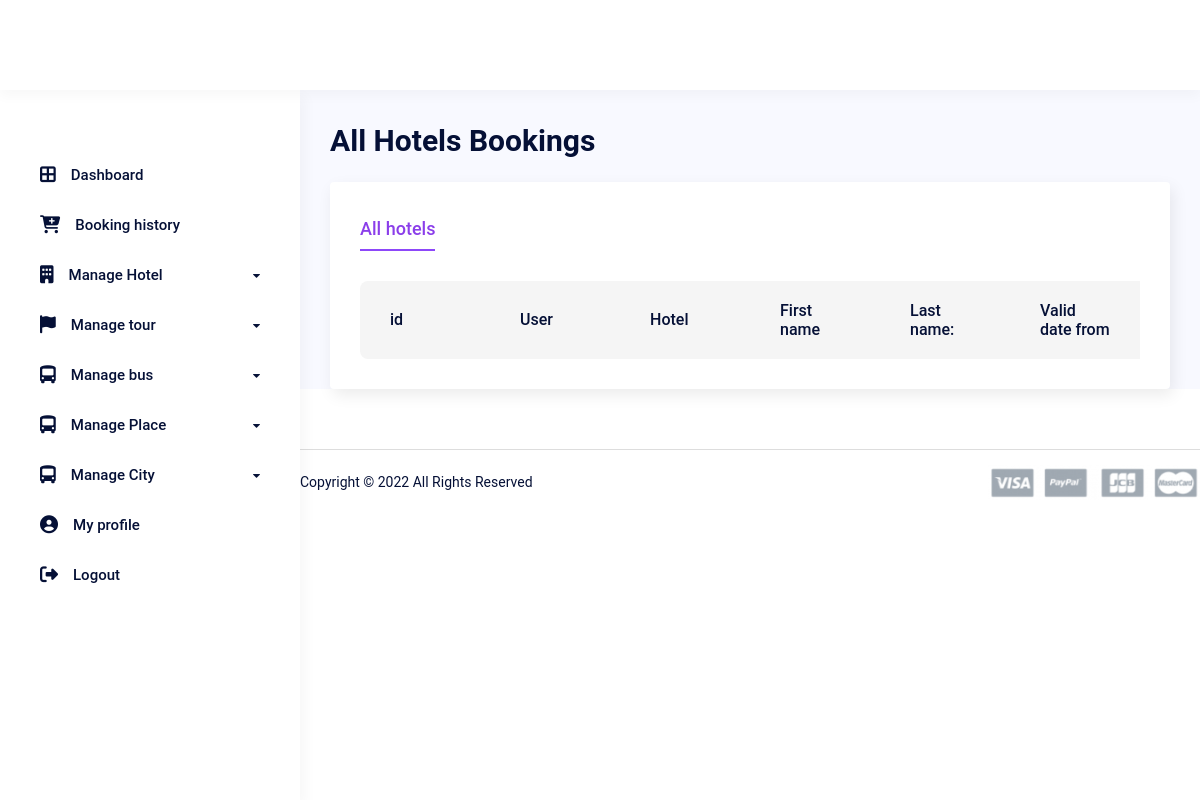
/hotel/hotel_booking_list/ (signed in), run on an earlier commit of the app's database.
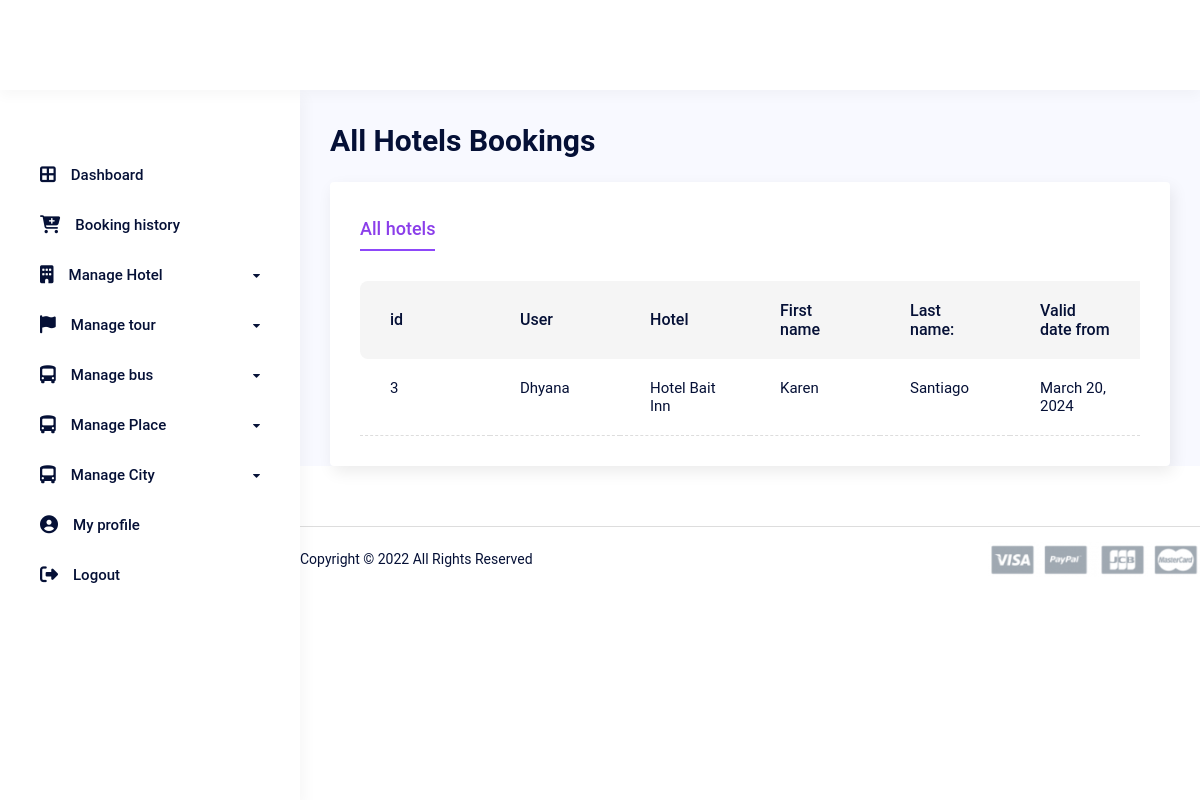
And on a later commit of the database.
### hotel/models.py (models this page shows, shortened)
class HotelBooking(BaseModel):
    user = models.ForeignKey(User, on_delete=models.CASCADE)
    hotel = models.ForeignKey(Hotel, on_delete=models.CASCADE)
    first_name = models.CharField(max_length=100)
    last_name = models.CharField(max_length=100)
    valid_date_from = models.DateField(default=None)
    valid_date_till = models.DateField(default = None)
    no_room_booking = models.IntegerField()
    total_price = models.IntegerField()
    class Meta:
        ordering = ('created_at',)

class Hotel(BaseModel):
    hotelname = models.CharField(max_length=50)
    address = models.CharField(max_length=100)
    map_link = models.URLField(max_length=500)
    total_room = models.IntegerField()
    price = models.IntegerField()
    rating =models.IntegerField(null=True, default=0)
    facility = models.CharField(max_length=100)
    overview = models.TextField(max_length=1000, null=True)
    city = models.ForeignKey(City, on_delete=models.CASCADE)
    place = models.ForeignKey(Place, on_delete=models.CASCADE)
    hotel_image = models.ImageField(upload_to='image/hotel/')
    room_image = models.ImageField(upload_to='image/hotel/')
    image_3 = models.ImageField(upload_to='image/hotel/')
    image_4 = models.ImageField(upload_to='image/hotel/')
    image_5 = models.ImageField(upload_to='image/hotel/')
    def __str__(self) -> str:
        return str(self.hotelname)
    class Meta:
        ordering = ('created_at',)

### hotel/views.py (the view)
# urls.py: path('hotel_booking_list/', HotelView.HotleBookingListView.as_view(), name="hotel_booking_list"),
    class HotleBookingListView(SuperUserView, ListView):
        model = HotelBooking
        context_object_name = 'hotel_booking'
        template_name = 'hotel_booking_list.html'

### app/views.py (called while the page is built)
    def test_func(self):
        return self.request.user.is_superuser

    def dispatch(self, request, *args, **kwargs):
        if not self.test_func():
            return redirect(self.login_url)
        return super().dispatch(request, *args, **kwargs)

### templates/hotel_booking_list.html (shortened to what this page needs)
{% extends "base.html" %}
{%  block dashboard %}
<div class="dashboard__main">
  <div class="dashboard__content">
    <div class="row y-gap-20 justify-between items-end pb-20 lg:pb-40 md:pb-32">
      <div class="col-auto">
        <h1 class="text-30 lh-14 fw-600">All Hotels Bookings</h1>
      </div>
      <div class="col-auto">
      </div>
    </div>
    <div class="py-30 px-30 rounded-4 bg-white custom_shadow">
      <div class="tabs -underline-2 js-tabs">
        <div class="tabs__controls row x-gap-40 y-gap-10 lg:x-gap-20 js-tabs-controls">
          <div class="col-auto">
            <button class="tabs__button text-18 lg:text-16 text-light-1 fw-500 pb-5 lg:pb-0 js-tabs-button is-tab-el-active" data-tab-target=".-tab-item-1">All hotels</button>
          </div>
        </div>
        <div class="tabs__content pt-30 js-tabs-content">
            <div class="overflow-scroll scroll-bar-1">
              <table class="table-4 -border-bottom col-12">
                <thead class="bg-light-2">
                  <tr>
                    <th>id</th>
                    <th>User</th>
                    <th>Hotel</th>
                    <th>First name</th>
                    <th>Last name:</th>
                    <th>Valid date from</th>
                  </tr>
                </thead>
                <tbody>
                  {% for hotels in hotel_booking %}
                  <tr>
                    <td>{{hotels.id}}</td>
                    <td>{{hotels.user}}</td>
                    <td>{{hotels.hotel}}</td>
                    <td>{{hotels.first_name}}</td>
                    <td>{{hotels.last_name}}</td>
                    <td>{{hotels.valid_date_from}}</td>
                  </tr>
                  {% endfor %}
                </tbody>
              </table>
            </div>
          </div>
        </div>
      </div>
    </div>
    {% include "db_footer.html" %}
  </div>
</div>
{% endblock %}

### templates/base.html (shortened to what this page needs)
{% load static %}
<!DOCTYPE html>
<html lang="en">
<head>
    <link rel="stylesheet" href="{% static '../../../../../cdnjs.cloudflare.com/ajax/libs/font-awesome/6.3.0/css/all.min.css' %}"
 />
    <link rel="stylesheet" href="{% static 'css/vendors.css' %}">
    <link rel="stylesheet" href="{% static 'css/main.css' %}">
</head>
<body data-barba="wrapper">
  <header data-add-bg="" class="header -dashboard bg-white js-header" data-x="header" data-x-toggle="is-menu-opened">
  </header>
  <div class="dashboard" data-x="dashboard" data-x-toggle="-is-sidebar-open">
    <div class="dashboard__sidebar bg-white scroll-bar-1">
      <div class="sidebar -dashboard">
        <div class="sidebar__item">
          <div class="sidebar__button">
            <a href="{% url 'dashboard' %}" class="d-flex items-center text-15 lh-1 fw-500">
              <i class="fas fa-border-all mr-15"></i>
              Dashboard
            </a>
          </div>
        </div>
        <div class="sidebar__item">
          <div class="sidebar__button">
            <a href="db-booking.html" class="d-flex items-center text-15 lh-1 fw-500">
              <i class="fas fa-cart-plus mr-15"></i>
              Booking history
            </a>
          </div>
        </div>
        <div class="sidebar__item ">
          <div class="accordion -db-sidebar js-accordion">
              <div class="accordion__item">
              <div class="accordion__button">
                  <div class="sidebar__button col-12 d-flex items-center justify-between">
                  <div class="d-flex items-center text-15 lh-1 fw-500">
                      <i class="fas fa-building mr-15"></i>
                      Manage Hotel
                  </div>
                  <div class="icon-chevron-sm-down text-7"></div>
                  </div>
              </div>
              </div>
          </div>
        </div>
        <div class="sidebar__item ">
          <div class="accordion -db-sidebar js-accordion">
            <div class="accordion__item">
              <div class="accordion__button">
                <div class="sidebar__button col-12 d-flex items-center justify-between">
                  <div class="d-flex items-center text-15 lh-1 fw-500">
                    <i class="fas fa-flag  mr-15"></i>
                    Manage tour
                  </div>
                  <div class="icon-chevron-sm-down text-7"></div>
                </div>
              </div>
            </div>
          </div>
        </div>
        <div class="sidebar__item ">
          <div class="accordion -db-sidebar js-accordion">
            <div class="accordion__item">
              <div class="accordion__button">
                <div class="sidebar__button col-12 d-flex items-center justify-between">
                  <div class="d-flex items-center text-15 lh-1 fw-500">
                    <i class="fas fa-bus-alt mr-15"></i>
                    Manage bus
                  </div>
                  <div class="icon-chevron-sm-down text-7"></div>
                </div>
              </div>
            </div>
          </div>
        </div>
        <div class="sidebar__item ">
          <div class="accordion -db-sidebar js-accordion">
            <div class="accordion__item">
              <div class="accordion__button">
                <div class="sidebar__button col-12 d-flex items-center justify-between">
                  <div class="d-flex items-center text-15 lh-1 fw-500">
                    <i class="fas fa-bus-alt mr-15"></i>
                    Manage Place
                  </div>
                  <div class="icon-chevron-sm-down text-7"></div>
                </div>
              </div>
            </div>
          </div>
        </div>
        <div class="sidebar__item ">
          <div class="accordion -db-sidebar js-accordion">
            <div class="accordion__item">
              <div class="accordion__button">
                <div class="sidebar__button col-12 d-flex items-center justify-between">
                  <div class="d-flex items-center text-15 lh-1 fw-500">
                    <i class="fas fa-bus-alt mr-15"></i>
                    Manage City
                  </div>
                  <div class="icon-chevron-sm-down text-7"></div>
                </div>
              </div>
            </div>
          </div>
        </div>
        <div class="sidebar__item">
          <div class="sidebar__button">
            <a href="{% url 'profile' %}" class="d-flex items-center text-15 lh-1 fw-500">
              <i class="fas fa-user-circle  mr-15"></i>
              My profile
            </a>
          </div>
        </div>
        <div class="sidebar__item">
          <div class="sidebar__button ">
            <a href="{% url 'logout' %}" class="d-flex items-center text-15 lh-1 fw-500">
              <i class="fas fa-sign-out-alt mr-15"></i>
              Logout
            </a>
          </div>
        </div>
      </div>
    </div>
    {%  block dashboard %}
    {% endblock %}
</body>
</html>

### templates/db_footer.html
{% load static %}
<footer class="footer -dashboard mt-60">
    <div class="footer__row row y-gap-10 items-center justify-between">
      <div class="col-auto">
        <div class="row y-gap-20 items-center">
          <div class="col-auto">
            <div class="text-14 lh-14 mr-30">Copyright © 2022 All Rights Reserved</div>
          </div>
        </div>
      </div>
      <div class="col-auto">
        <div class="d-flex x-gap-5 y-gap-5 items-center">
          <img src="{% static 'img/avatars/card.png' %}" alt="img">
       </div>
      </div>
    </div>
  </footer>

What changed in the data, as far as the page shows it:
added HotelBooking: id "3", user "Dhyana", hotel "Hotel Bait Inn", first_name "Karen", last_name "Santiago", valid_date_from "March 20, 2024"
